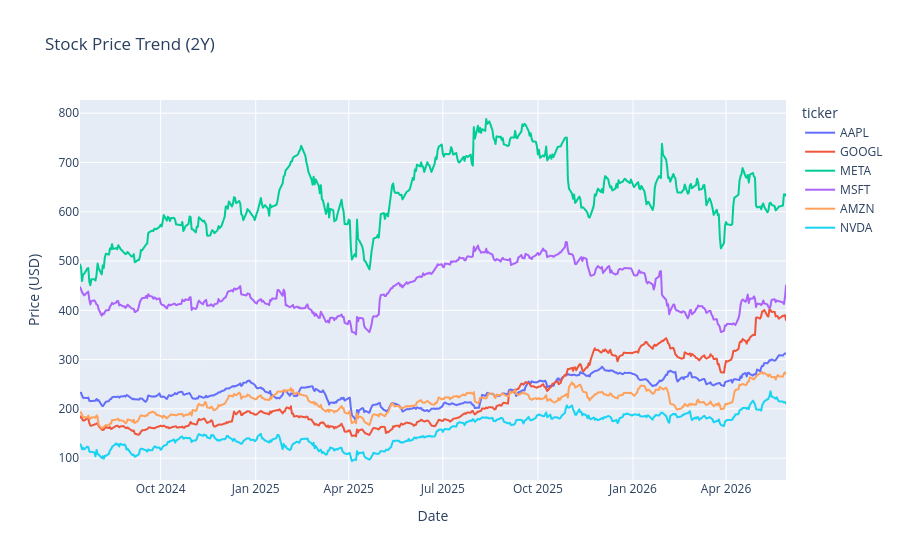

Notebook code for this chart:
### Markdown cell above
Stock Price Trend

### Code cell
fig = px.line(
    df, x='date', y='close', color='ticker',
    title='Stock Price Trend (2Y)',
    labels={'close': 'Price (USD)', 'date': 'Date'}
)
fig.show()

### Figure 1 — Plotly figure (JSON) as saved in the notebook; plotly's stock layout.template omitted (floating-point values rounded to 4 significant figures; data arrays with more than 128 entries replaced by an {"elided": "..."} marker saying what was removed)
{"data": [{"hovertemplate": "ticker=AAPL<br>Date=%{x}<br>Price (USD)=%{y}<extra></extra>", "legendgroup": "AAPL", "line": {"color": "#636efa", "dash": "solid"}, "marker": {"symbol": "circle"}, "mode": "lines", "name": "AAPL", "showlegend": true, "type": "scattergl", "x": {"elided": "471 str values"}, "xaxis": "x", "y": {"elided": "471 float values"}, "yaxis": "y"}, {"hovertemplate": "ticker=GOOGL<br>Date=%{x}<br>Price (USD)=%{y}<extra></extra>", "legendgroup": "GOOGL", "line": {"color": "#EF553B", "dash": "solid"}, "marker": {"symbol": "circle"}, "mode": "lines", "name": "GOOGL", "showlegend": true, "type": "scattergl", "x": {"elided": "471 str values"}, "xaxis": "x", "y": {"elided": "471 float values"}, "yaxis": "y"}, {"hovertemplate": "ticker=META<br>Date=%{x}<br>Price (USD)=%{y}<extra></extra>", "legendgroup": "META", "line": {"color": "#00cc96", "dash": "solid"}, "marker": {"symbol": "circle"}, "mode": "lines", "name": "META", "showlegend": true, "type": "scattergl", "x": {"elided": "471 str values"}, "xaxis": "x", "y": {"elided": "471 float values"}, "yaxis": "y"}, {"hovertemplate": "ticker=MSFT<br>Date=%{x}<br>Price (USD)=%{y}<extra></extra>", "legendgroup": "MSFT", "line": {"color": "#ab63fa", "dash": "solid"}, "marker": {"symbol": "circle"}, "mode": "lines", "name": "MSFT", "showlegend": true, "type": "scattergl", "x": {"elided": "471 str values"}, "xaxis": "x", "y": {"elided": "471 float values"}, "yaxis": "y"}, {"hovertemplate": "ticker=AMZN<br>Date=%{x}<br>Price (USD)=%{y}<extra></extra>", "legendgroup": "AMZN", "line": {"color": "#FFA15A", "dash": "solid"}, "marker": {"symbol": "circle"}, "mode": "lines", "name": "AMZN", "showlegend": true, "type": "scattergl", "x": {"elided": "471 str values"}, "xaxis": "x", "y": {"elided": "471 float values"}, "yaxis": "y"}, {"hovertemplate": "ticker=NVDA<br>Date=%{x}<br>Price (USD)=%{y}<extra></extra>", "legendgroup": "NVDA", "line": {"color": "#19d3f3", "dash": "solid"}, "marker": {"symbol": "circle"}, "mode": "lines", "name": "NVDA", "showlegend": true, "type": "scattergl", "x": {"elided": "471 str values"}, "xaxis": "x", "y": {"elided": "471 float values"}, "yaxis": "y"}], "layout": {"legend": {"title": {"text": "ticker"}, "tracegroupgap": 0}, "title": {"text": "Stock Price Trend (2Y)"}, "xaxis": {"anchor": "y", "domain": [0, 1], "title": {"text": "Date"}}, "yaxis": {"anchor": "x", "domain": [0, 1], "title": {"text": "Price (USD)"}}}}
